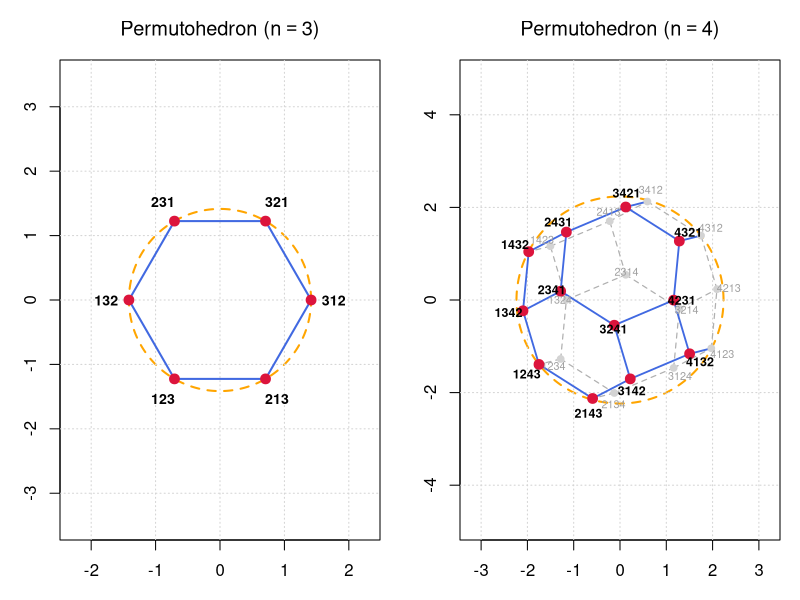

Generate this figure with R:
pdf("permutohedron34.pdf", height = 5.5, width = 10)

get_perms <- function(vec) {
  if (length(vec) == 1) return(matrix(vec, 1, 1))
  do.call(rbind, lapply(1:length(vec), function(i) {
    cbind(vec[i], get_perms(vec[-i]))
  }))
}

rotate_3d <- function(pts, theta = 35, phi = 25) {
  t <- theta * pi / 180
  p <- phi * pi / 180
  Rz <- matrix(c(cos(t), -sin(t), 0,
                 sin(t),  cos(t), 0,
                 0,       0,      1), 3, 3, byrow = TRUE)
  Rx <- matrix(c(1, 0,       0,
                 0, cos(p), -sin(p),
                 0, sin(p),  cos(p)), 3, 3, byrow = TRUE)
  return(pts %*% Rz %*% Rx)
}

# Set plot margins to accommodate axes and 1x2 layout
par(mfrow = c(1, 2), mar = c(3, 3, 3, 1))

# ==============================================================================
# 1. Plot for n = 3 (Circle S^1)
# ==============================================================================
perms3 <- get_perms(c(1, 2, 3))
centered3 <- sweep(perms3, 2, colMeans(perms3), "-")
basis3 <- rbind(c(1, -1, 0) / sqrt(2), c(1, 1, -2) / sqrt(6))

pts2d_3 <- centered3 %*% t(basis3)
radius3 <- sqrt(2)

theta_seq <- seq(0, 2 * pi, length.out = 300)
plot(radius3 * cos(theta_seq), radius3 * sin(theta_seq), 
     type = "l", col = "#FFA500", lwd = 2, lty = 2, asp = 1,
     xlim = c(-2.3, 2.3), ylim = c(-2.3, 2.3),
     xlab = "", ylab = "",
     # main = expression("Permutohedron (" * n == 3 * ") on " * S^1))
     main = expression("Permutohedron (" * n == 3 * ")"))
grid()

# Draw edges
d_mat3 <- as.matrix(dist(pts2d_3))
for (i in 1:6) {
  for (j in i:6) {
    if (abs(d_mat3[i, j] - sqrt(2)) < 1e-5) {
      lines(pts2d_3[c(i, j), 1], pts2d_3[c(i, j), 2], col = "#4169E1", lwd = 2)
    }
  }
}

# Draw points and labels
points(pts2d_3[, 1], pts2d_3[, 2], col = "#DC143C", pch = 19, cex = 1.3)
text(pts2d_3[, 1] * 1.25, pts2d_3[, 2] * 1.25, apply(perms3, 1, paste, collapse = ""), font = 2, cex = 0.85)

# ==============================================================================
# 2. Plot for n = 4 (Sphere S^2)
# ==============================================================================
perms4 <- get_perms(c(1, 2, 3, 4))
centered4 <- sweep(perms4, 2, colMeans(perms4), "-")
basis4 <- rbind(c(1, -1, 0, 0) / sqrt(2), c(1, 1, -2, 0) / sqrt(6), c(1, 1, 1, -3) / sqrt(12))

pts3d_4 <- centered4 %*% t(basis4)
pts_rot4 <- rotate_3d(pts3d_4)
pts2d_4 <- pts_rot4[, 1:2]
z_depth <- pts_rot4[, 3]
radius4 <- sqrt(5)

plot(radius4 * cos(theta_seq), radius4 * sin(theta_seq), 
     type = "l", col = "#FFA500", lwd = 2, lty = 2, asp = 1,
     xlim = c(-3.2, 3.2), ylim = c(-3.2, 3.2),
     xlab = "", ylab = "",
     # main = expression("Permutohedron (" * n == 4 * ") on " * S^2)
     main = expression("Permutohedron (" * n == 4 * ")"))
grid()

d_mat4 <- as.matrix(dist(pts3d_4))

# Back edges (dashed)
for (i in 1:24) {
  for (j in i:24) {
    if (abs(d_mat4[i, j] - sqrt(2)) < 1e-5 && ((z_depth[i] + z_depth[j]) / 2 < 0)) {
      lines(pts2d_4[c(i, j), 1], pts2d_4[c(i, j), 2], col = "#B0B0B0", lty = 2, lwd = 1.2)
    }
  }
}

# Front edges (solid)
for (i in 1:24) {
  for (j in i:24) {
    if (abs(d_mat4[i, j] - sqrt(2)) < 1e-5 && ((z_depth[i] + z_depth[j]) / 2 >= 0)) {
      lines(pts2d_4[c(i, j), 1], pts2d_4[c(i, j), 2], col = "#4169E1", lty = 1, lwd = 1.8)
    }
  }
}

is_front <- z_depth >= 0
labels4 <- apply(perms4, 1, paste, collapse = "")

# Draw back points and labels
points(pts2d_4[!is_front, 1], pts2d_4[!is_front, 2], col = "#D3D3D3", pch = 19, cex = 0.9)
text(pts2d_4[!is_front, 1] * 1.12, pts2d_4[!is_front, 2] * 1.12, labels4[!is_front], col = "#A0A0A0", cex = 0.65)

# Draw front points and labels
points(pts2d_4[is_front, 1], pts2d_4[is_front, 2], col = "#DC143C", pch = 19, cex = 1.3)
text(pts2d_4[is_front, 1] * 1.15, pts2d_4[is_front, 2] * 1.15, labels4[is_front], col = "black", font = 2, cex = 0.75)

dev.off()
